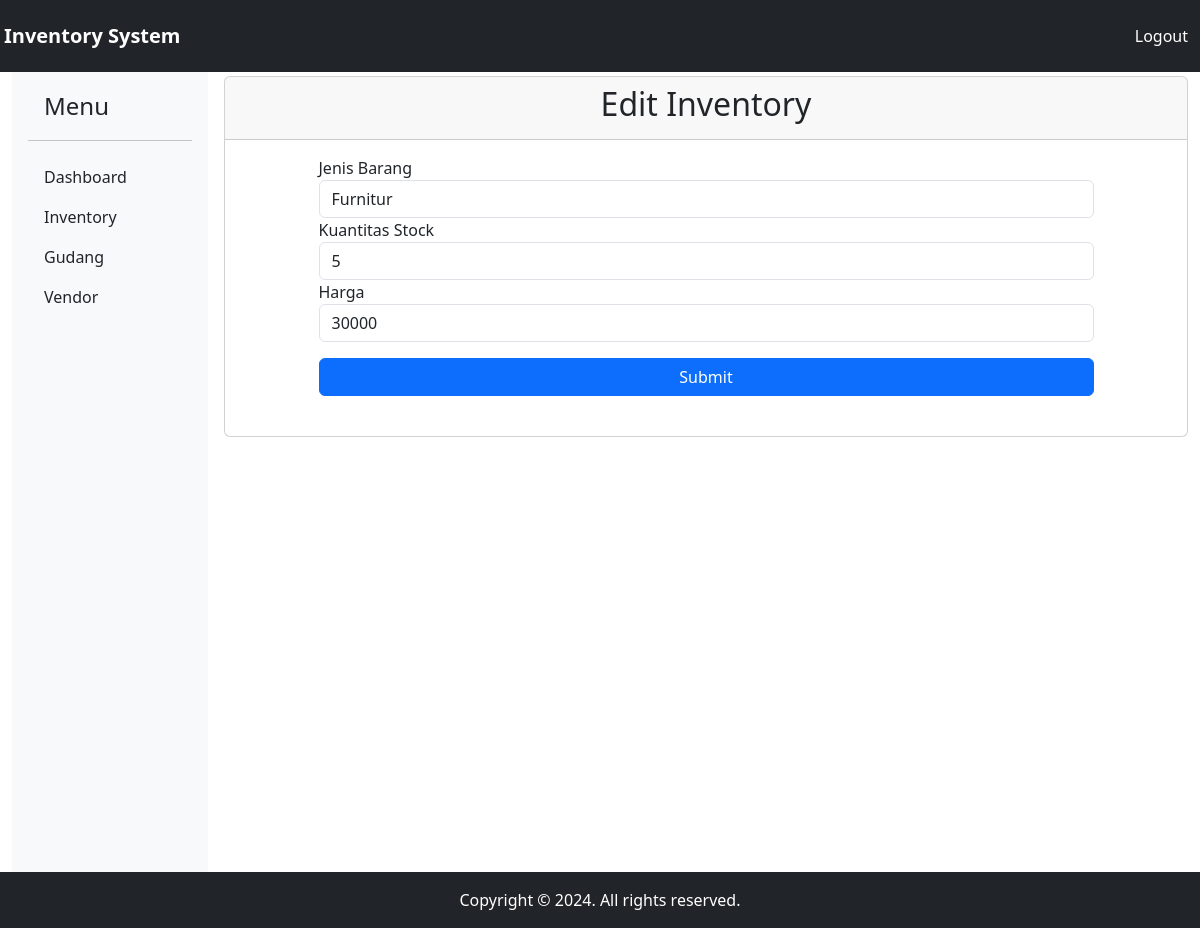
The app's page /view/inventory/edit_inventory.php?id=6 (signed in) with its own data.
### tables this page shows
CREATE TABLE `inventory` (
  `id` int(11) NOT NULL,
  `nama_barang` varchar(255) NOT NULL,
  `jenis_barang` varchar(255) NOT NULL,
  `kuantitas` int(11) NOT NULL,
  `lokasi_gudang` varchar(255) NOT NULL,
  `barcode` int(20) NOT NULL,
  `harga` bigint(20) NOT NULL,
  `vendor_id` int(11) NOT NULL,
  `storage_id` int(11) NOT NULL
);

### view/inventory/edit_inventory.php (the view, shortened to what this page needs)
<?php
include '../../config/db.php';
$id = $_GET['id'] ?? '';
$stmt = $conn->prepare('SELECT * FROM inventory WHERE id = :id');
$stmt->execute(['id' => $id]);
$inventory = $stmt->fetch(PDO::FETCH_ASSOC);
include '../../include/header.php';
?>
<!DOCTYPE html>
<html lang="en">
<head>
    <link rel="stylesheet" href="../../Asset/css/bootstrap.min.css">
</head>
<body>
    <div class="container-fluid">
        <div class="row">
            <div class="col-12 d-flex">
                <div class="col-2">
                    <?php include '../../include/sidebar.php' ?>
                </div>
                <div class="col-10 mt-1">
                    <div class="card ms-3">
                        <div class="card-header text-center">
                            <h2>Edit Inventory</h2>
                        </div>
                        <div class="card-body col-12 d-flex justify-content-center">
                            <div class="col-10">
                            <form action="" method="POST">
                                <div class="form-group">
                                    <label for="jenis_barang">Jenis Barang</label>
                                    <input type="text" name="jenis_barang" class="form-control" id="jenis_barang" value="<?= htmlspecialchars($inventory['jenis_barang']) ?>" required>
                                </div>
                                <div class="form-group">
                                    <label for="kuantitas">Kuantitas Stock</label>
                                    <input type="text" name="kuantitas" class="form-control" id="kuantitas" value="<?= htmlspecialchars($inventory['kuantitas']) ?>" required>
                                </div>
                                <div class="form-group">
                                    <label for="harga">Harga</label>
                                    <input type="text" name="harga" class="form-control" id="harga" value="<?= htmlspecialchars($inventory['harga']) ?>" required>
                                </div>
                                <button type="submit" class="btn btn-primary col-12 mt-3 mb-4">Submit</button>
                            </form>
                            </div>
                        </div>
                    </div>
                </div>
            </div>
        </div>
    </div>
    <?php include '../../include/footer.php'?>
</body>
</html>

### records on screen
inventory: jenis_barang "Furnitur", kuantitas "5", harga "30000"
